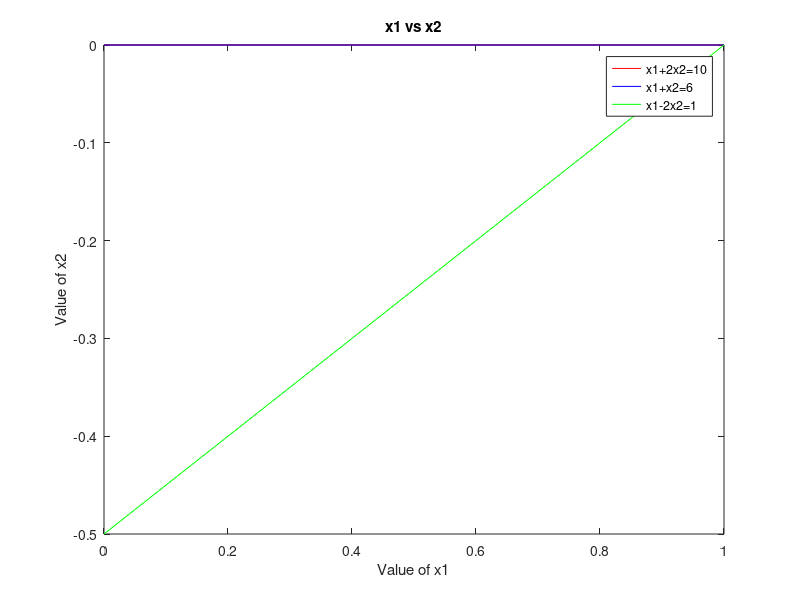

This figure's MATLAB source:
clc
%GRAPHICAL METHOD 
%x1+2x2=10
%x1+x2=6
%x1-2x2=1


%x1=0
%x2=0


A= [1 2; 1 1; 1 -2];
B= [10;6;1];
for i=1:1:length(A)
    for j=i+1:1:length(B)
        A1=A(i,:);
        B1=B(i,:);
        A2=A(j,:);
        B2=B(j,:);
        P=[A1 ; A2];
        Q=[B1 ; B2];
        X=P\Q;
        X=min(0,X);
        fprintf("(%.2f,%.2f), ",X(1),X(2));    
    end
    fprintf("\n");
end
fprintf("\n");

x1 = 0:0.1:min (B);
x12=(B(1) -A(1, 1) *x1)/A(1,2);
x22= (B(2) -A (2, 1) *x1) /A (2, 2);
x32= (B(3) -A (3, 1) *x1) /A (3, 2);

x12=min(0,x12);
x22=min(0,x22);
x32=min(0,x32);
plot(x1,x12,'r',x1,x22,'b' ,x1,x32,'g');
hold;
title("x1 vs x2");
xlabel("Value of x1");
ylabel("Value of x2");

legend('x1+2x2=10','x1+x2=6','x1-2x2=1');
